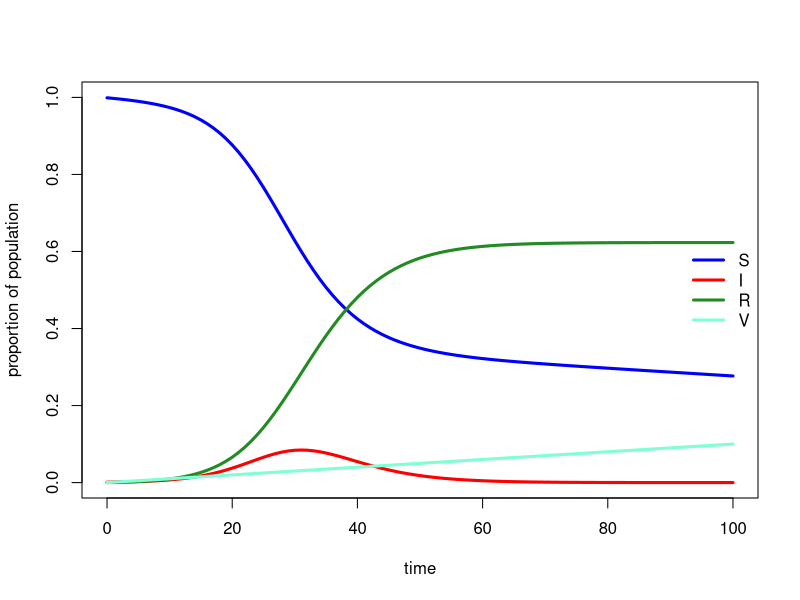

The R source for this figure: (Note: this script raises an error after producing the figure.)
#### SIRV model
require(deSolve)
## We'll code another compartmental model, but this time, we add a vaccinated 
## compartment. The approach is the "mass vaccination during an epidemic of a 
## rare, nonendemic pathogen".Vaccination is with a perfect vaccine giving 
## instant, lifelong immunity to all vaccinated. For other variants, please 
## see Keeling and Rohani, chapter 8.

SIRV.model<-function(t, V1, Beta, Gamma, Mu){
  init<-c(S=0.999-V1,I=0.001,R=0.0,V=V1) ## initial values for compartments
  parameters<-c(Beta=Beta,Gamma=Gamma,Mu=Mu) ## beta, gamma, and mu parameters
  time<-seq(0,t,by=1) ## time over which to analyze
  
  eqn<-function(time,state,parameters){
    with(as.list(c(state,parameters)),{
      dS<- -Beta*S*I-Mu ## dS/dt diff eq. 
      ## Note individuals in S compartment are removed via vaccination rate mu.
      dI<-Beta*S*I-Gamma*I ## dI/dt diff eq
      dR<-Gamma*I ## dR/dt diff eq
      dV<-Mu ## DV/dt diff eq. mu is the rate of vaccine delivery per unit time.
      return(list(c(dS,dI,dR,dV)))})}
  
  out.df<-as.data.frame(ode(y=init,times=time,func=eqn,parms=parameters))
  return(out.df)
}## end function

##plot!
sirvout<-SIRV.model(t=100,V1=0,Beta=.5,Gamma=.3,Mu=.001) 
## note: can specify both initial vaccinated and mu.
plot(S~time,sirvout,type="l",lwd=3,col="blue",ylim=c(0,1),
     ylab="proportion of population")
lines(I~time,sirvout,lwd=3,col="red")
lines(R~time,sirvout,lwd=3,col="forest green")
lines(V~time,sirvout,lwd=3,col="aquamarine") 
legend("right",legend=c("S","I","R","V"),
       col=c("blue","red","forest green","aquamarine"),
       lty=1,lwd=3,bty="n")

#####################################################
############# Discussion Questions ##################
#####################################################
## 1) Note how V grows linearly with time. Do you think
## that's reasonable?
## 2) Can you think of other ways to model vaccination?
## 3) How would you change the model to do so?
## 4) With the same beta and gamma parameter values, 
## the peak of the outbreak was different with and without
## vaccination... if you run the SIR model with the same parameter values...
wov<-max(sirout$I) ## without vaccination (make sure parameter values are equal)
wv<-max(sirvout$I) ## with vaccination (make sure parameter values are equal)
wov
wv
(wov-wv)/wov ## vaccination results in an estimated __ 
## reduction in peak infections
## 5) What happens if you increase the rate of vaccination 
## (mu) in the model?
## 6) Can you think of other ways to evaluate the effect 
## of vaccination?
#####################################################
#####################################################
